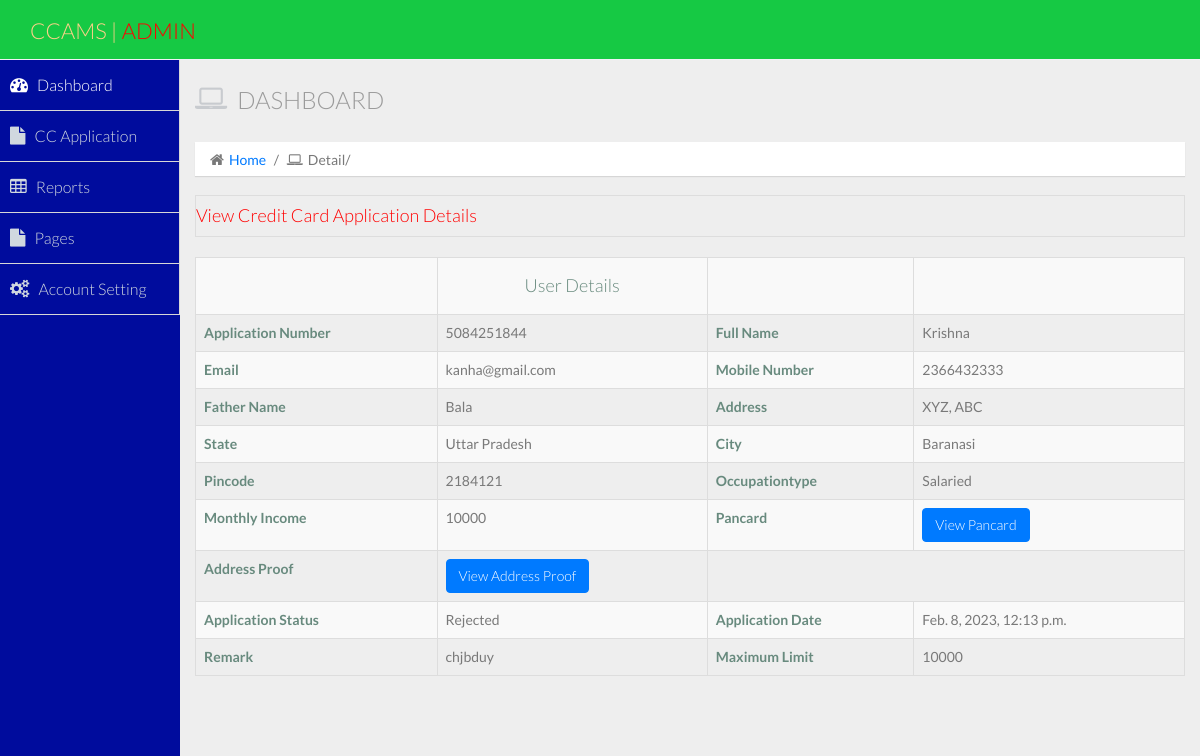
/detail/3, run on the app's committed database.
### myapp/models.py (models this page shows, shortened)
class Application(models.Model):
    fullname = models.CharField(max_length=100, null=True, blank=True)
    email = models.CharField(max_length=100, null=True, blank=True)
    mobile = models.CharField(max_length=100, null=True, blank=True)
    address = models.CharField(max_length=100, null=True, blank=True)
    father = models.CharField(max_length=100, null=True, blank=True)
    state = models.CharField(max_length=100, null=True, blank=True)
    city = models.CharField(max_length=100, null=True, blank=True)
    pincode = models.CharField(max_length=100, null=True, blank=True)
    regnumber = models.CharField(max_length=100, null=True, blank=True)
    occup = models.CharField(max_length=100, null=True, blank=True)
    income = models.CharField(max_length=100, null=True, blank=True)
    limit = models.CharField(max_length=100, default='Not Updated Yet', null=True, blank=True)
    image1 = models.FileField(max_length=100, null=True, blank=True)
    image2 = models.FileField(max_length=100, null=True, blank=True)
    status = models.CharField(max_length=200, default='Not Updated Yet', null=True, blank=True)
    creationdate = models.DateTimeField(auto_now_add=True)

class Trackinghistory(models.Model):
    application = models.ForeignKey(Application, on_delete=models.CASCADE, null=True, blank=True)
    remark = models.CharField(max_length=100, null=True, blank=True)
    status = models.CharField(max_length=100, null=True, blank=True)
    time = models.DateTimeField(auto_now_add=True)

### myapp/views.py (the view, shortened to what this page needs)
# urls.py: path('detail/<int:pid>', detail, name="detail"),
def detail(request,pid):
    data = Application.objects.get(id=pid)
    traking = Trackinghistory.objects.filter(application=data)
    return render(request, "detail.html", locals())

### myapp/templatetags/custom_tags.py (called while the page is built)
@register.filter(name="mystrip")
def mystrip(data):
    data = data[1:-1]
    return data

### myapp/templates/detail.html (shortened to what this page needs)
{% extends 'admin_index.html' %}
{% load static %}
{% block body %}
<div class="card">
    <div class="card-body">
        <div class="table table-bordered table-striped"><h4 style="color:red"><span>View Credit Card Application Details</span></h4></div>
        <div class="card-body">
            <table id="example1" class="table table-bordered table-striped">
                <th></th>
                <th><h4 align="center">User Details</h4></th>
                <th></th>
                <th></th>
                <tr>
                    <th>Application Number</th>
                    <td>{{data.regnumber}}</td>
                    <th>Full Name</th>
                    <td>{{data.fullname}}</td>
                </tr>
                <tr>
                    <th>Email</th>
                    <td>{{data.email}}</td>
                    <th>Mobile Number</th>
                    <td>{{data.mobile}}</td>
                </tr>
                <tr>
                    <th>Father Name</th>
                    <td>{{data.father}}</td>
                    <th>Address</th>
                    <td>{{data.address}}</td>
                </tr>
                <tr>
                    <th>State</th>
                    <td>{{data.state}}</td>
                    <th>City</th>
                    <td>{{data.city}}</td>
                </tr>
                <tr>
                    <th>Pincode</th>
                    <td>{{data.pincode}}</td>
                    <th>Occupationtype</th>
                    <td>{{data.occup}}</td>
                </tr>
                <tr>
                    <th>Monthly Income</th>
                    <td>{{data.income}}</td>
                    <th>Pancard</th>
                    <td>
                        {% if data.image1 %}
                        <div class="col-2 mt-4">
                            <a class="btn btn-primary" href="{{data.image1.url}}"
                               target="_blank">View Pancard</a>
                        </div>
                        {% else %}
                        <div class=" form-group col-2 mt-4">
                            File not found
                        </div>
                        {% endif %}
                    </td>
                </tr>
                <tr>
                    <th>Address Proof</th>
                    <td>{% if data.image2 %}
                    <div class="col-2 mt-4">
                        <a class="btn btn-primary" href="{{data.image2.url}}" target="_blank">View Address Proof</a>
                    </div>
                    {% else %}
                    <div class=" form-group col-2 mt-4">
                        File not found
                    </div>
                    {% endif %}</td>
                </tr>
                <tr>
                    <th>Application Status</th>
                    <td>{{data.status}}</td>
                    <th>Application Date</th>
                    <td>{{data.creationdate}}</td>
                </tr>
                <tr>
                    <th>Remark</th>
                    <td>
                        {% for i in traking %}
                            {{i.remark}}
                        {% endfor %}
                    </td>
                    <th>Maximum Limit</th>
                    <td>
                        {{data.limit}}
                    </td>
                </tr>
            </table>
        </div>
</div>
{% endblock %}

### data on the page
Application: regnumber "5084251844", fullname "Krishna", email "kanha@gmail.com", mobile "2366432333", father "Bala", address "XYZ, ABC", state "Uttar Pradesh", city "Baranasi", pincode "2184121", occup "Salaried", income "10000", status "Rejected", creationdate "Feb. 8, 2023, 12:13 p.m.", limit "10000"
Trackinghistory: remark "chjbduy"

### other printed values
{{ request.path|mystrip|title }} "Detail/"
